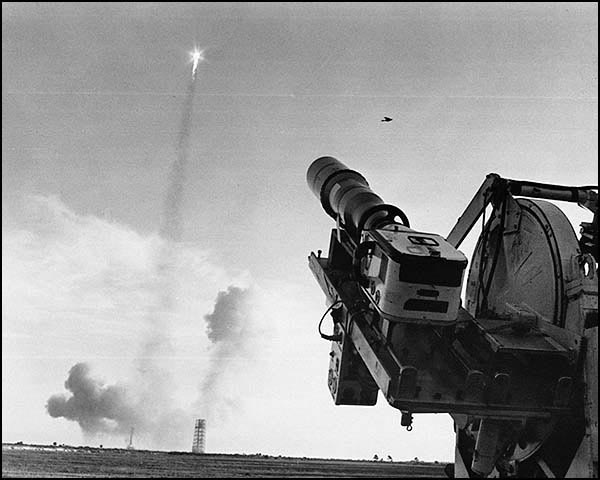
#> input picture module03-histograms-and-color-segmentation/Apollo-8-Launch.jpg, 600 x 480 px; the run also reads 1 picture not shown here
$ jupyter execute --allow-errors Histogram01.ipynb   (shell and % lines are left out)
#> lines starting #> are read from the running program, lines starting #| are printed output that depends on the picture
[cell 1]
import cv2
import numpy as np
import matplotlib
from matplotlib import pyplot as plt

[cell 2]
plt.rcParams['image.cmap'] = 'gray'

[cell 3]
# Check version of matplotlib, should be greter than or equal to 3.3.0.
matplotlib.__version__

### retval = plt.hist(x[, bins[, range[, ...]]])
retval: Array or list of arrays, the values of the histogram bins. If input is a sequence of arrays [data1, data2, ...], then this is a list of arrays with the values of the histograms for each of the arrays in the same order. The dtype of the array n (or of its element arrays) will always be float even if no weighting or normalization is used.

The function has 1 required input argument and several optional flags:

1. x: Array or sequence of (n,) arrays. Input values, this takes either a single array or a sequence of arrays which are not required to be of the same length.
2. bins: Defines the number of equal-width bins in the range. This is an optional argument with a default value of 10.
3. range: The lower and upper range of the bins, where lower and upper outliers are ignored. This is an optional argument with a default value of None, equivalent to using the whole range of the input x.

[cell 4]
# Create a numpy array of 20x20x1 filled with zero values, equivalent to a black grayscale image.
black_img = np.zeros([20, 20, 1])

# Flatten the image data into a single 1D array.
black_flatten = black_img.ravel()

# Display the image and histogram.
plt.figure(figsize=[18, 4])

plt.subplot(131)
plt.imshow(black_img)
plt.title('Black Image')

plt.subplot(132)
plt.hist(black_flatten, range = [0, 256])
plt.xlim([0, 256])
plt.xlabel('Pixel Intensity')
plt.ylabel('Numer of Pixels')
plt.title('Histogram of black image')
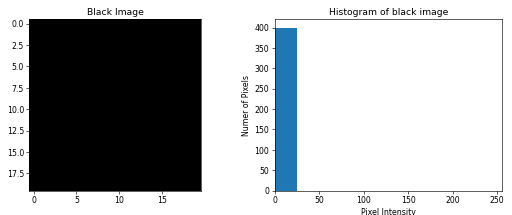
#> figure drawn by matplotlib, 2 panels; panel 2: tallest bar 400 high, from x = -1.78e-15 to 25.6

[cell 5]
# Read the image.
img = cv2.imread('../module03-histograms-and-color-segmentation/checkerboard_18x18.png', cv2.IMREAD_GRAYSCALE)

# Flatten the image data into a single 1D array.
#> (the rest of this cell did not finish here and is left out)

[cell 6]
# Read the image.
img = cv2.imread('../module03-histograms-and-color-segmentation/MNIST_3_18x18.png', cv2.IMREAD_GRAYSCALE)

# Flatten the image data into a single 1D array.
img_flatten = img.ravel()
#> img_flatten = 324 values, max 255 at index 65, min 0 at index 0, mean 43.66

# Display the image and histograms.
plt.figure(figsize = [18, 4])

plt.subplot(131); plt.imshow(img); plt.title('Original Image')
plt.subplot(132); plt.hist(img_flatten, 5, [0, 256]);  plt.xlim([0, 256]); plt.title('5 Bins')
plt.subplot(133); plt.hist(img_flatten, 50, [0, 256]); plt.xlim([0, 256]); plt.title('50 Bins')
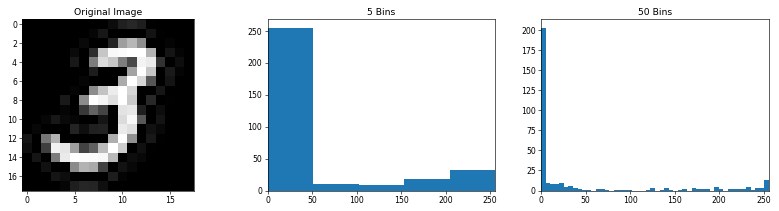
#> figure drawn by matplotlib, 3 panels; panel 2: tallest bar 255 high, from x = -3.55e-15 to 51.2; panel 3: tallest bar 203 high, from x = 4.44e-16 to 5.12

[cell 7]
# Read the image.
img = cv2.imread('../module03-histograms-and-color-segmentation/Apollo-8-Launch.jpg', cv2.IMREAD_GRAYSCALE)
#> img is the input picture: shape (480, 600); min 0, max 255, mean 151.3

# Flatten the image data into a single 1D array.
img_flatten = img.ravel()
width_in_mm = 457.2
height_in_mm = 101.6
width_in_inches = width_in_mm / 25.4
height_in_inches = height_in_mm / 25.4

plt.figure(figsize=[width_in_inches, height_in_inches])
# Display the image and histograms.
#plt.figure(figsize = [18, 4])
plt.subplot(131); plt.imshow(img); plt.title('Original Image')
plt.subplot(132); plt.hist(img_flatten, 50, [0,256]);  plt.xlim([0, 256]); plt.title('50 Bins')
plt.subplot(133); plt.hist(img_flatten, 256, [0,256]); plt.xlim([0, 256]); plt.title('256 Bins')
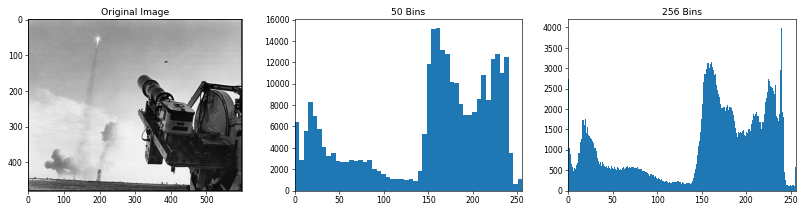
#> figure drawn by matplotlib, 3 panels; panel 2: tallest bar 15245 high, from x = 158.7 to 163.8; panel 3: tallest bar 3996 high, from x = 239 to 240
